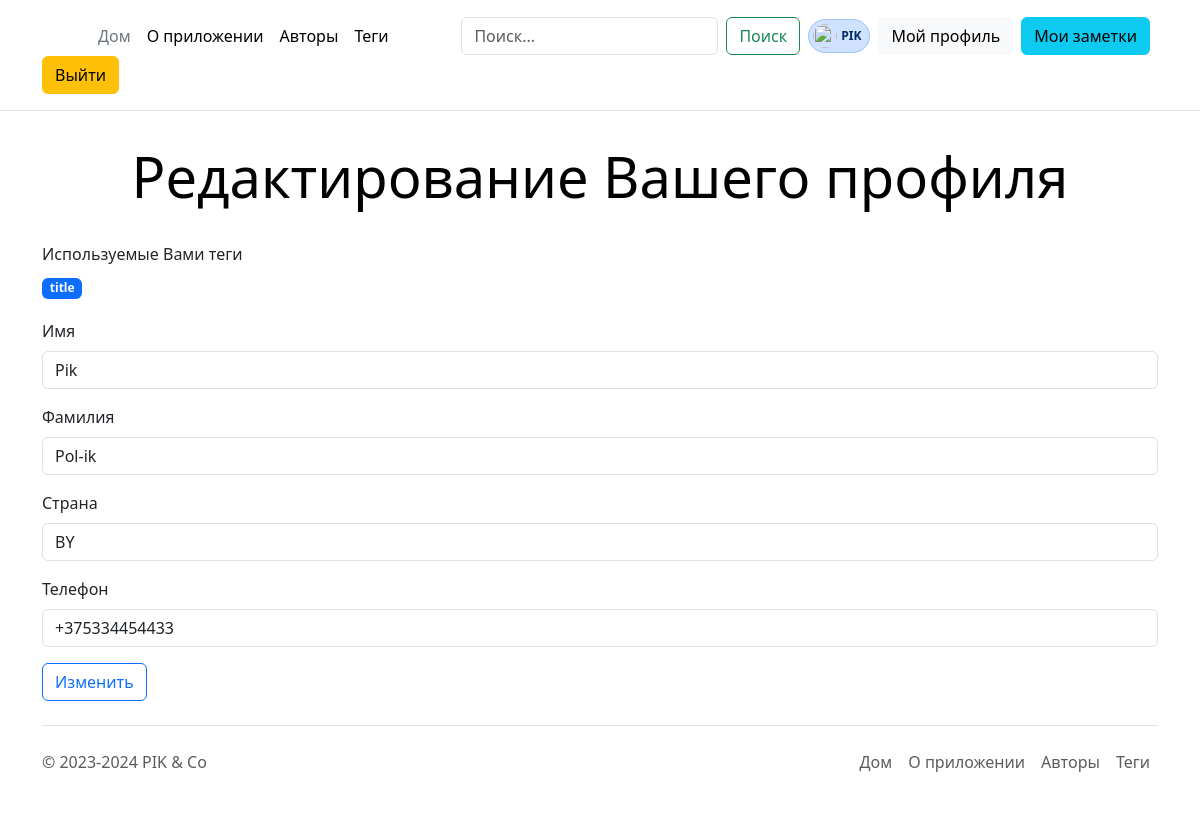
The page /user/profile/PIK (signed in) on the database its author committed.
### user/models.py (models this page shows)
class User(AbstractUser):
    phone = models.CharField(max_length=11, null=True, blank=True)
    country = models.CharField(max_length=20, null=True, blank=True)
    class Meta:
        db_table = "users"

### notes/models.py (models this page shows, shortened)
class Tag(models.Model):
    name = models.CharField(max_length=50, unique=True)
    objects = models.Manager()  # Он подключается к базе.

### user/views.py (the view, shortened to what this page needs)
# urls.py: path("profile/<username>", views.profile_update_view, name="profile-view"),
@login_required
def profile_update_view(request: WSGIRequest, username):
    user = get_object_or_404(User, username=username)
    if user != request.user:
        print(user, username, user.username, request.user)
        return HttpResponseForbidden("У Вас нет разрешения на редактирование объекта")
    user = User.objects.get(username=username)
    tags_queryset = Tag.objects.filter(notes__user=user).distinct()
    return render(request, 'user/profile.html', {'tags': tags_queryset})

### user/templates/user/profile.html (shortened to what this page needs)
{% extends "base.html" %}
{% block content %}
  <div class='container'>
	<div class="pricing-header p-3 pb-md-4 mx-auto text-center">
      <h1 class="display-4 fw-normal text-body-emphasis">Редактирование Вашего профиля</h1>
    </div>
    <label for="exampleFormControlInput1" class="form-label">Используемые Вами теги</label>
    <div class="d-flex align-items-center py-1 mb-3">
      {% for tag in tags %}
        <span class="me-2 badge text-bg-primary">{{ tag.name }}</span>
      {% endfor %}
    </div>
    <form action="{% url 'profile-view' user.username %}" method="post" enctype="multipart/form-data">
      <div class="mb-3">
        <label for="exampleFormControlInput1" class="form-label">Имя</label>
        <input name="first_name" type="text" class="form-control" id="exampleFormControlInput1" value="{{ user.first_name }}">
      </div>
      <div class="mb-3">
        <label for="exampleFormControlInput1" class="form-label">Фамилия</label>
        <input name="last_name" type="text" class="form-control" id="exampleFormControlInput1" value="{{ user.last_name }}">
      </div>
      <div class="mb-3">
        <label for="exampleFormControlInput1" class="form-label">Страна</label>
        <input name="country" type="text" class="form-control" id="exampleFormControlInput1" value="{{ user.country }}">
      </div>
      <div class="mb-3">
        <label for="exampleFormControlInput1" class="form-label">Телефон</label>
        <input name="phone" type="text" class="form-control" id="exampleFormControlInput1" value="{{ user.phone }}">
      </div>
      <button type="submit" class="btn btn-outline-primary">Изменить</button>
    </form>
  </div>
{% endblock %}

### templates/menu.html (shortened to what this page needs)
{% if user.is_authenticated %}
  <header class="p-3 mb-3 border-bottom">
    <div class="container">
      <div class="d-flex flex-wrap align-items-center justify-content-center justify-content-lg-start">
        <a href="/" class="d-flex align-items-center mb-2 mb-lg-0 link-body-emphasis text-decoration-none">
          <svg class="bi me-2" width="40" height="32" role="img" aria-label="Бутстрап"><use xlink:href="#bootstrap"></use></svg>
        </a>
        <ul class="nav col-12 col-lg-auto me-lg-auto mb-2 justify-content-center mb-md-0">
          <li><a href="{% url 'home' %}" class="nav-link px-2 link-secondary">Дом</a></li>
          <li><a href="{% url 'about' %}" class="nav-link px-2 link-body-emphasis">О приложении</a></li>
          <li><a href="{% url 'all_users' %}" class="nav-link px-2 link-body-emphasis">Авторы</a></li>
          <li><a href="{% url 'all_tags' %}" class="nav-link px-2 link-body-emphasis">Теги</a></li>
        </ul>
        <form class="d-flex" role="search" action="{% url 'filter-notes' %}">
          <input name="search" value="{{ search_value_form }}"
                 class="form-control me-2" type="search" placeholder="Поиск..." aria-label="Поиск">
          <button class="btn btn-outline-success me-2" type="submit">Поиск</button>
        </form>
        <div class="d-flex gap-2 justify-content-center me-2">
          <span class="badge d-flex align-items-center p-1 pe-2 text-primary-emphasis bg-primary-subtle border border-primary-subtle rounded-pill">
            <img class="rounded-circle me-1" width="24" height="24" src="https://github.com/mdo.png" alt="">{{ user }}
          </span>
        </div>
        <div class="text-end">
          <a class="btn btn btn-light me-2" href="{% url 'profile-view' user %}" role="button">Мой профиль</a>
        </div>
        <div class="text-end">
          <a class="btn btn-info me-2" href="{% url 'your_notes' user %}" role="button">Мои заметки</a>
        </div>
        <form action="{% url 'logout' %}" method="post">
          <button class="btn btn-warning" type="submit">Выйти</button>
        </form>
      </div>
    </div>
  </header>
{% endif %}

### rows shown on the page
User: username "PIK", first_name "Pik", last_name "Pol-ik", country "BY", phone "+375334454433"
Tag: name "title"
